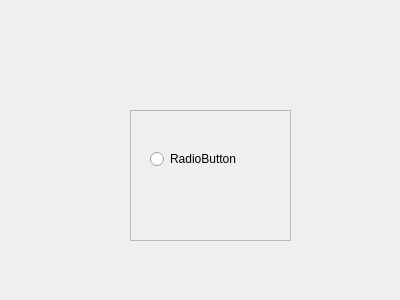
<?xml version="1.0" encoding="UTF-8"?>
<ui version="4.0">
 <class>Form</class>
 <widget class="QWidget" name="Form">
  <property name="geometry">
   <rect>
    <x>0</x>
    <y>0</y>
    <width>400</width>
    <height>300</height>
   </rect>
  </property>
  <property name="windowTitle">
   <string>Form</string>
  </property>
  <widget class="QFrame" name="frame">
   <property name="geometry">
    <rect>
     <x>130</x>
     <y>110</y>
     <width>161</width>
     <height>131</height>
    </rect>
   </property>
   <property name="frameShape">
    <enum>QFrame::StyledPanel</enum>
   </property>
   <property name="frameShadow">
    <enum>QFrame::Raised</enum>
   </property>
   <widget class="QRadioButton" name="radioButton">
    <property name="geometry">
     <rect>
      <x>20</x>
      <y>40</y>
      <width>100</width>
      <height>18</height>
     </rect>
    </property>
    <property name="text">
     <string>RadioButton</string>
    </property>
   </widget>
  </widget>
 </widget>
 <resources>
  <include location="src.qrc"/>
 </resources>
 <connections/>
</ui>
